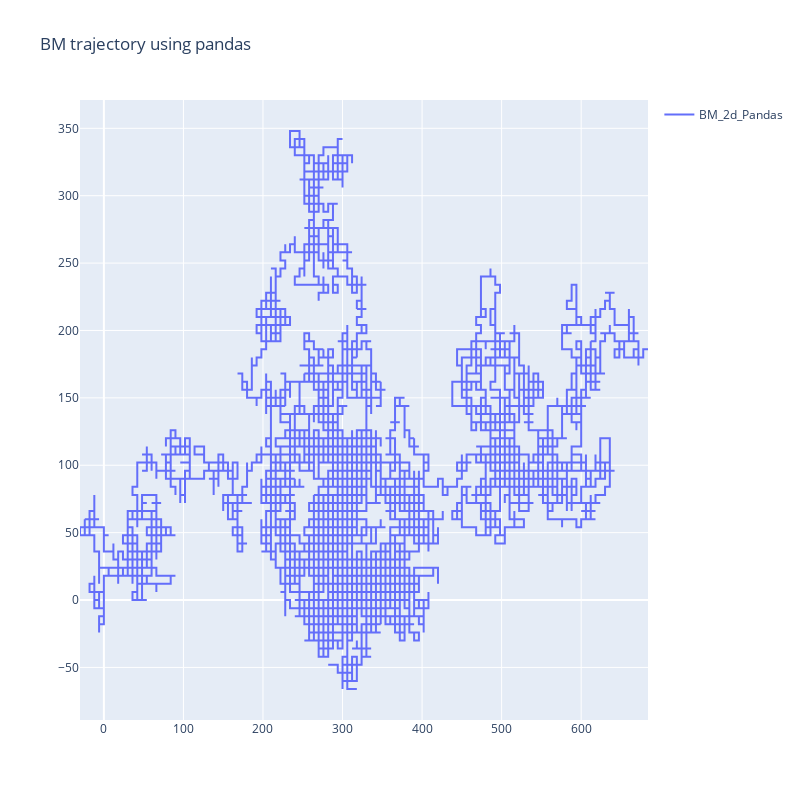

The notebook cell saved with this chart:
### Code cell
fig_BM_pandas = go.Figure()
fig_BM_pandas.add_trace(go.Scatter(
    x = BM_2d_df.x_pos,
    y = BM_2d_df.y_pos,
    marker = dict(size = 2),
    line = dict(width = 2),
    mode = 'lines',
    name = 'BM_2d_Pandas',
    showlegend = True 
))
fig_BM_pandas.update_layout(title = 'BM trajectory using pandas', 
                            autosize = False,
                            width = 800,
                            height = 800
                            )
fig_BM_pandas.show()

### Figure 1 — Plotly figure (JSON) as saved in the notebook; plotly's stock layout.template omitted (floating-point values rounded to 4 significant figures; data arrays with more than 128 entries replaced by an {"elided": "..."} marker saying what was removed)
{"data": [{"line": {"width": 2}, "marker": {"size": 2}, "mode": "lines", "name": "BM_2d_Pandas", "showlegend": true, "type": "scatter", "x": {"elided": "10000 float values"}, "y": {"elided": "10000 float values"}}], "layout": {"autosize": false, "height": 800, "title": {"text": "BM trajectory using pandas"}, "width": 800}}
